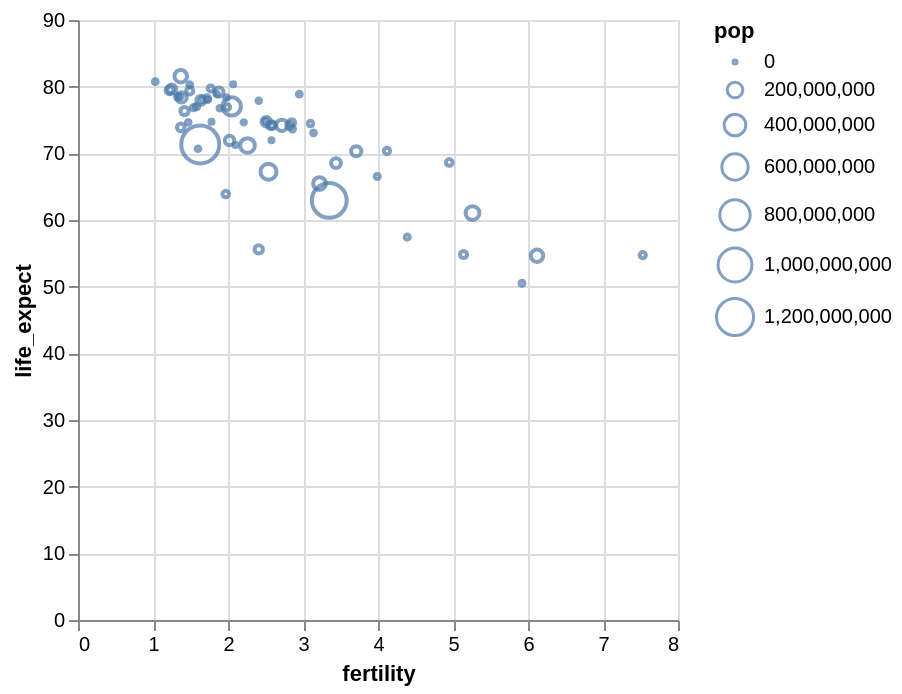

The notebook cell saved with this chart:
### Markdown cell above
The `size` encoding channel sets a mark's size or extent. The meaning of the channel can vary based on the mark type. For `point` marks, the `size` channel maps to the pixel area of the plotting symbol, such that the diameter of the point matches the square root of the size value.

Let's augment our scatter plot by encoding population (`pop`) on the `size` channel. As a result, the chart now also includes a legend for interpreting the size values.

### Code cell
alt.Chart(data2000).mark_point().encode(
    alt.X('fertility:Q'),
    alt.Y('life_expect:Q'),
    alt.Size('pop:Q')
)

### Figure 1 — Vega-Lite specification as saved in the notebook (floating-point values rounded to 4 significant figures)
{"config": {"view": {"continuousWidth": 300, "continuousHeight": 300}}, "data": {"name": "data-bc091f26dcbfed41e77a4db283369a07"}, "mark": {"type": "point"}, "encoding": {"size": {"field": "pop", "type": "quantitative"}, "x": {"field": "fertility", "type": "quantitative"}, "y": {"field": "life_expect", "type": "quantitative"}}, "$schema": "https://vega.github.io/schema/vega-lite/v6.1.0.json", "datasets": {"data-bc091f26dcbfed41e77a4db283369a07": [{"year": 2000, "country": "Afghanistan", "cluster": 0, "pop": 19542982, "life_expect": 54.73, "fertility": 7.53}, {"year": 2000, "country": "Argentina", "cluster": 3, "pop": 37070774, "life_expect": 74.22, "fertility": 2.59}, {"year": 2000, "country": "Australia", "cluster": 4, "pop": 19017963, "life_expect": 79.72, "fertility": 1.77}, {"year": 2000, "country": "Austria", "cluster": 1, "pop": 8010428, "life_expect": 78.49, "fertility": 1.36}, {"year": 2000, "country": "Bahamas", "cluster": 3, "pop": 325014, "life_expect": 71.25, "fertility": 2.1}, {"year": 2000, "country": "Bangladesh", "cluster": 0, "pop": 129193327, "life_expect": 65.47, "fertility": 3.22}, {"year": 2000, "country": "Barbados", "cluster": 3, "pop": 264657, "life_expect": 74.74, "fertility": 1.78}, {"year": 2000, "country": "Belgium", "cluster": 1, "pop": 10264343, "life_expect": 78.04, "fertility": 1.66}, {"year": 2000, "country": "Bolivia", "cluster": 3, "pop": 8592656, "life_expect": 66.53, "fertility": 3.99}, {"year": 2000, "country": "Brazil", "cluster": 3, "pop": 175873720, "life_expect": 71.18, "fertility": 2.26}, {"year": 2000, "country": "Canada", "cluster": 3, "pop": 30683313, "life_expect": 79.36, "fertility": 1.49}, {"year": 2000, "country": "Chile", "cluster": 3, "pop": 15351799, "life_expect": 76.93, "fertility": 1.99}, {"year": 2000, "country": "China", "cluster": 4, "pop": 1264099069, "life_expect": 71.33, "fertility": 1.63}, {"year": 2000, "country": "Colombia", "cluster": 3, "pop": 39215135, "life_expect": 74.23, "fertility": 2.57}, {"year": 2000, "country": "Costa Rica", "cluster": 3, "pop": 3979193, "life_expect": 77.9, "fertility": 2.41}, {"year": 2000, "country": "Croatia", "cluster": 1, "pop": 4548434, "life_expect": 74.65, "fertility": 1.47}, {"year": 2000, "country": "Cuba", "cluster": 3, "pop": 11105791, "life_expect": 77.01, "fertility": 1.58}, {"year": 2000, "country": "Dominican Republic", "cluster": 3, "pop": 8540791, "life_expect": 73.66, "fertility": 2.86}, {"year": 2000, "country": "Ecuador", "cluster": 3, "pop": 12626507, "life_expect": 74.46, "fertility": 3.1}, {"year": 2000, "country": "Egypt", "cluster": 5, "pop": 71371371, "life_expect": 68.54, "fertility": 3.44}, {"year": 2000, "country": "El Salvador", "cluster": 3, "pop": 5958482, "life_expect": 73.07, "fertility": 3.14}, {"year": 2000, "country": "Finland", "cluster": 1, "pop": 5176209, "life_expect": 78.04, "fertility": 1.73}, {"year": 2000, "country": "France", "cluster": 1, "pop": 58665453, "life_expect": 79.19, "fertility": 1.88}, {"year": 2000, "country": "Georgia", "cluster": 1, "pop": 4265172, "life_expect": 70.68, "fertility": 1.6}, {"year": 2000, "country": "Germany", "cluster": 1, "pop": 81551677, "life_expect": 78.39, "fertility": 1.38}, {"year": 2000, "country": "Greece", "cluster": 1, "pop": 11038109, "life_expect": 78.44, "fertility": 1.33}, {"year": 2000, "country": "Grenada", "cluster": 3, "pop": 107432, "life_expect": 71.97, "fertility": 2.58}, {"year": 2000, "country": "Haiti", "cluster": 3, "pop": 8360225, "life_expect": 57.43, "fertility": 4.39}, {"year": 2000, "country": "Hong Kong, China", "cluster": 4, "pop": 6731195, "life_expect": 80.75, "fertility": 1.03}, {"year": 2000, "country": "Iceland", "cluster": 1, "pop": 281462, "life_expect": 80.35, "fertility": 2.07}, {"year": 2000, "country": "India", "cluster": 0, "pop": 1059633675, "life_expect": 62.94, "fertility": 3.35}, {"year": 2000, "country": "Indonesia", "cluster": 4, "pop": 214072421, "life_expect": 67.24, "fertility": 2.54}, {"year": 2000, "country": "Iran", "cluster": 5, "pop": 65544383, "life_expect": 71.94, "fertility": 2.02}, {"year": 2000, "country": "Iraq", "cluster": 5, "pop": 24628858, "life_expect": 68.64, "fertility": 4.95}, {"year": 2000, "country": "Ireland", "cluster": 1, "pop": 3768950, "life_expect": 76.77, "fertility": 1.89}, {"year": 2000, "country": "Israel", "cluster": 5, "pop": 6116958, "life_expect": 78.87, "fertility": 2.95}, {"year": 2000, "country": "Italy", "cluster": 1, "pop": 56966397, "life_expect": 79.64, "fertility": 1.25}, {"year": 2000, "country": "Jamaica", "cluster": 3, "pop": 2612205, "life_expect": 74.64, "fertility": 2.21}, {"year": 2000, "country": "Japan", "cluster": 4, "pop": 126803861, "life_expect": 81.57, "fertility": 1.37}, {"year": 2000, "country": "Kenya", "cluster": 2, "pop": 30851606, "life_expect": 54.83, "fertility": 5.14}, {"year": 2000, "country": "Lebanon", "cluster": 5, "pop": 4320642, "life_expect": 74.82, "fertility": 2.5}, {"year": 2000, "country": "Mexico", "cluster": 3, "pop": 97873442, "life_expect": 74.21, "fertility": 2.72}, {"year": 2000, "country": "Netherlands", "cluster": 1, "pop": 15899135, "life_expect": 78.28, "fertility": 1.72}, {"year": 2000, "country": "New Zealand", "cluster": 4, "pop": 3855266, "life_expect": 78.39, "fertility": 1.98}, {"year": 2000, "country": "Nigeria", "cluster": 2, "pop": 122851984, "life_expect": 54.63, "fertility": 6.12}, {"year": 2000, "country": "North Korea", "cluster": 4, "pop": 23367059, "life_expect": 63.9, "fertility": 1.97}, {"year": 2000, "country": "Norway", "cluster": 1, "pop": 4491202, "life_expect": 78.9, "fertility": 1.85}, {"year": 2000, "country": "Pakistan", "cluster": 0, "pop": 154369924, "life_expect": 61.04, "fertility": 5.26}, {"year": 2000, "country": "Peru", "cluster": 3, "pop": 26654439, "life_expect": 74.61, "fertility": 2.85}, {"year": 2000, "country": "Philippines", "cluster": 4, "pop": 77958223, "life_expect": 70.31, "fertility": 3.71}, {"year": 2000, "country": "Poland", "cluster": 1, "pop": 38504431, "life_expect": 73.9, "fertility": 1.37}, {"year": 2000, "country": "Portugal", "cluster": 1, "pop": 10300626, "life_expect": 76.84, "fertility": 1.54}, {"year": 2000, "country": "Rwanda", "cluster": 2, "pop": 8109989, "life_expect": 50.51, "fertility": 5.92}, {"year": 2000, "country": "Saudi Arabia", "cluster": 5, "pop": 21547390, "life_expect": 70.37, "fertility": 4.12}, {"year": 2000, "country": "South Africa", "cluster": 2, "pop": 46813266, "life_expect": 55.58, "fertility": 2.41}, {"year": 2000, "country": "South Korea", "cluster": 4, "pop": 46788591, "life_expect": 76.34, "fertility": 1.42}, {"year": 2000, "country": "Spain", "cluster": 1, "pop": 40741651, "life_expect": 79.47, "fertility": 1.22}, {"year": 2000, "country": "Switzerland", "cluster": 1, "pop": 7182059, "life_expect": 80.3, "fertility": 1.49}, {"year": 2000, "country": "Turkey", "cluster": 1, "pop": 64113547, "life_expect": 74.73, "fertility": 2.51}, {"year": 2000, "country": "United Kingdom", "cluster": 1, "pop": 58850043, "life_expect": 77.97, "fertility": 1.64}, {"year": 2000, "country": "United States", "cluster": 3, "pop": 282398554, "life_expect": 77.03, "fertility": 2.05}, {"year": 2000, "country": "Venezuela", "cluster": 3, "pop": 24427729, "life_expect": 74.17, "fertility": 2.82}]}}
